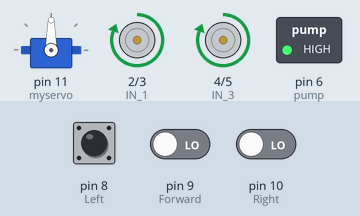
Recording of a sketch running on a simulated Arduino Uno, built with avr-gcc and run on an emulated ATmega328P. On the bench: servo, motor-driver pin pairs drawn as motors (green arrow = first pin HIGH = forward, orange = second pin HIGH = backward, longer = more drive), switched loads named in the sketch (green lamp = pin HIGH). The test bench sets the inputs (shaded band); at power-on: pin 9 (Forward) LOW, pin 8 (Left) LOW, pin 10 (Right) LOW.

Above: at 11.9 s.
12.0 s: pin 9 (Forward) driven HIGH
At 17.6 s:
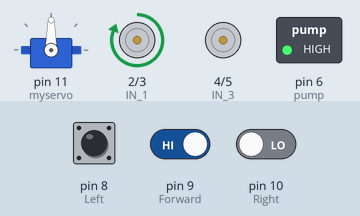
18.2 s: pin 8 (Left) pulled HIGH for 3 s
At 18.9 s:
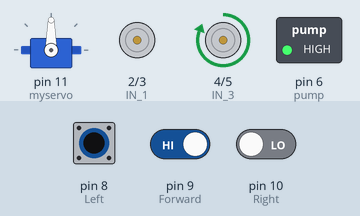
24.4 s: pin 9 (Forward) driven LOW
At 26.6 s:
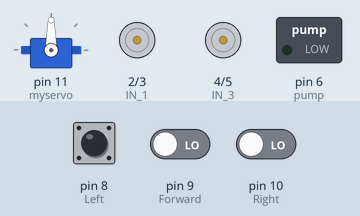
30.6 s: pin 8 (Left) driven HIGH and pin 9 (Forward) driven HIGH and pin 10 (Right) driven HIGH
At 35.9 s:
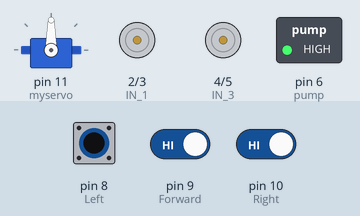
37.0 s: pin 8 (Left) driven LOW
At 38.2 s:
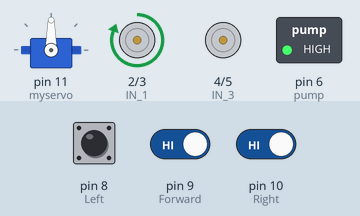
Timing chart, 0 to 40.0 s (numbered marks = the images above; inputs shaded):
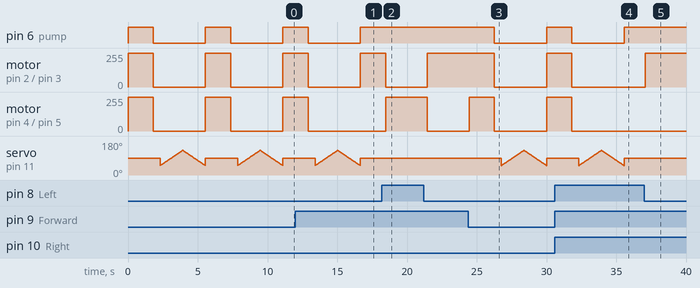

Measured:
- after the input at 12.0 s, motor on pin 4 (IN_3) / pin 5 (IN_4): goes on until 12.9 s, then stays stopped
- after the input at 18.2 s, motor on pin 2 (IN_1) / pin 3 (IN_2): forward 255/255 → stopped after 0.26 s, → forward 255/255 3.0 s later; motor on pin 4 (IN_3) / pin 5 (IN_4): stopped → forward 255/255 after 0.26 s, → stopped 3.0 s later
- after the input at 24.4 s, pin 6 (pump): HIGH → LOW after 1.9 s, → HIGH 3.8 s later; motor on pin 2 (IN_1) / pin 3 (IN_2): forward 255/255 → stopped after 1.9 s, → forward 255/255 3.8 s later; motor on pin 4 (IN_3) / pin 5 (IN_4): stopped → forward 255/255 after 0.06 s, → stopped 1.8 s later, → forward 255/255 3.8 s later
- after the input at 30.6 s, motor on pin 2 (IN_1) / pin 3 (IN_2), motor on pin 4 (IN_3) / pin 5 (IN_4): goes on until 31.8 s, then stays stopped
- after the input at 37.0 s, motor on pin 2 (IN_1) / pin 3 (IN_2): stopped → forward 255/255 after 0.07 s
- by itself, pin 6 (pump): alternates HIGH for 1.8 s and LOW for 3.8 s
- by itself, motor on pin 2 (IN_1) / pin 3 (IN_2), motor on pin 4 (IN_3) / pin 5 (IN_4): alternates forward 255/255 for 1.8 s and stopped for 3.8 s

The sketch:

Fire_Fighting_Robot.ino
```cpp
#include <Servo.h>  //include servo.h library
Servo myservo;

int pos = 0;
boolean fire = false;

#define Left 8      // left sensor
#define Forward 9   //front sensor
#define Right 10    // right sensor

#define IN_1 2       // left motor
#define IN_2 3       // left motor
#define IN_3 4       // right motor
#define IN_4 5       // right motor
#define pump 6

void setup()
{
  digitalWrite(pump, HIGH);
  pinMode(Left, INPUT);
  pinMode(Right, INPUT);
  pinMode(Forward, INPUT);
  pinMode(IN_1, OUTPUT);
  pinMode(IN_2, OUTPUT);
  pinMode(IN_3, OUTPUT);
  pinMode(IN_4, OUTPUT);
  pinMode(pump, OUTPUT);

  myservo.attach(11);
  myservo.write(90);
}

void horn()
{
  digitalWrite(12, HIGH);
  delay(500);
  digitalWrite(12, LOW);
  delay(500);
}

void put_off_fire()
{
    delay (500);

    digitalWrite(IN_1, LOW);
    digitalWrite(IN_2, LOW);
    digitalWrite(IN_3, LOW);
    digitalWrite(IN_4, LOW );

   digitalWrite(pump, LOW);
   delay(500);

    for (pos = 50; pos <= 130; pos++) {
    myservo.write(pos);
    delay(20);
  }
  for (pos = 130; pos >= 50; pos--) {
    myservo.write(pos);
    delay(20);
  }

  digitalWrite(pump,HIGH);
  myservo.write(90);

  fire=false;
}

void loop()
{
   myservo.write(90); //Sweep_Servo();

    if (digitalRead(Left) ==1 && digitalRead(Right)==1 && digitalRead(Forward) ==1)
    {

    digitalWrite(IN_1, LOW);
    digitalWrite(IN_2, LOW);
    digitalWrite(IN_3, LOW);
    digitalWrite(IN_4, LOW);
    }

    else if (digitalRead(Forward) ==0)
    {
    digitalWrite(IN_1, HIGH);
    digitalWrite(IN_2, LOW);
    digitalWrite(IN_3, HIGH);
    digitalWrite(IN_4, LOW);
    fire = true;
    }

    else if (digitalRead(Left) ==0)
    {
    digitalWrite(IN_1, HIGH);
    digitalWrite(IN_2, LOW);
    digitalWrite(IN_3, LOW);
    digitalWrite(IN_4, LOW);
    }

    else if (digitalRead(Right) ==0)
    {
    digitalWrite(IN_1, LOW);
    digitalWrite(IN_2, LOW);
    digitalWrite(IN_3, HIGH);
    digitalWrite(IN_4, LOW);
    }

delay(300);//change this value to increase the distance

     while (fire == true)
     {
      horn();
      put_off_fire();
     }


}
```
